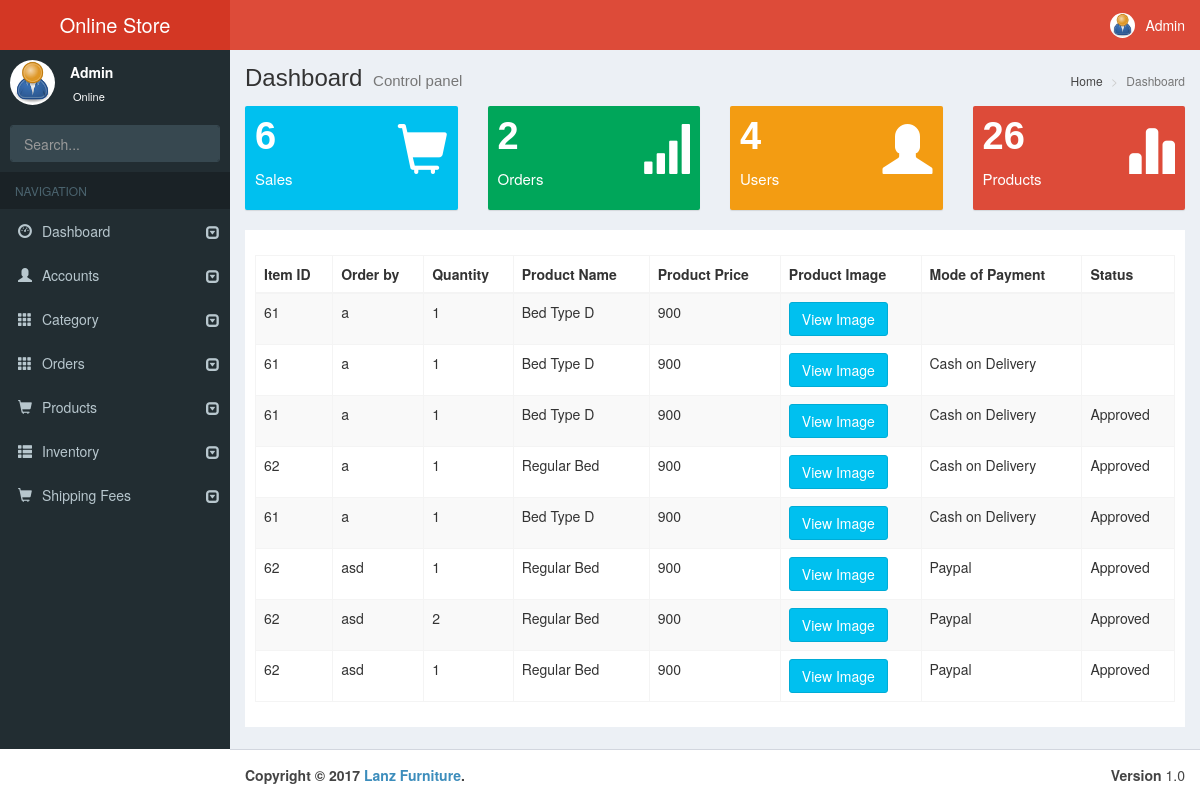
Screenshot of /admin/index.php (signed in) with the database file from the repository.
### tables this page shows
CREATE TABLE IF NOT EXISTS `tbl_cart` (
  `id` int(11) NOT NULL AUTO_INCREMENT,
  `item_id` text,
  `quantity` text,
  `username` text,
  `status` text,
  `modeofpay` text,
  `timestamp` text,
  `municipality` text,
  `address` text,
  `voucher` text,
  `total` date DEFAULT NULL,
  PRIMARY KEY (`id`)
);

CREATE TABLE IF NOT EXISTS `tbl_products` (
  `id` int(11) NOT NULL AUTO_INCREMENT,
  `prod_name` text,
  `prod_category` text,
  `prod_price` text,
  `prod_brand` text,
  `prod_model` text,
  `prod_release` text,
  `prod_dimension` text,
  `prod_displaysize` text,
  `prod_description` text,
  `editorial_review` text,
  `isfeatured` text,
  `storage_locations` text,
  `prod_status` text,
  `prod_condition` text,
  `current_stock` text,
  `min_stock` text,
  `max_stock` text,
  `prod_image` text,
  PRIMARY KEY (`id`)
);

### admin/index.php (the view, shortened to what this page needs)
<!DOCTYPE html>
<html>
<head>
  <?php include 'header.php';
  include "php/db.inc.php";
  $sql = "SELECT COUNT(*) FROM tbl_accounts";
  $result = $conn->query($sql);
  $row = $result->fetch_array();
  $userscount = $row[0];
  $sql = "SELECT COUNT(*) FROM tbl_cart where status = 'Approved'";
  $result = $conn->query($sql);
  $row = $result->fetch_array();
  $salescount = $row[0];
  $sql = "SELECT COUNT(*) FROM tbl_cart where status is null";
  $result = $conn->query($sql);
  $row = $result->fetch_array();
  $ordercount = $row[0];
  $sql = "SELECT COUNT(*) as count  FROM tbl_products";
  $result = $conn->query($sql);
  $row = $result->fetch_array();
  $prodcount = $row[0];
  ?>
</head>
<body class="hold-transition skin-red sidebar-mini">
<div class="wrapper">
  <?php include 'navbar.php';?>
  <?php include 'sidebar.php';?>
  <div class="content-wrapper">
    <section class="content-header">
      <h1>
        Dashboard
        <small>Control panel</small>
      </h1>
      <ol class="breadcrumb">
        <li><a href="#"><i class="fa fa-dashboard"></i> Home</a></li>
        <li class="active">Dashboard</li>
      </ol>
    </section>
    <section class="content">
      <div class="row">
        <div class="col-lg-3 col-xs-6">
          <div class="small-box bg-aqua">
            <div class="inner">
              <h3><?php echo $salescount;?></h3>
              <p>Sales </p>
            </div>
            <div class="icon">
              <span class="glyphicon glyphicon-shopping-cart" aria-hidden="true"></span>
            </div>
          </div>
        </div>
        <div class="col-lg-3 col-xs-6">
          <div class="small-box bg-green">
            <div class="inner">
              <h3><?php echo $ordercount;?></h3>
              <p>Orders</p>
            </div>
            <div class="icon">
              <span class="glyphicon glyphicon-signal" aria-hidden="true"></span>
            </div>
          </div>
        </div>
        <div class="col-lg-3 col-xs-6">
          <div class="small-box bg-yellow">
            <div class="inner">
              <h3><?php echo $userscount;?></h3>
              <p>Users</p>
            </div>
            <div class="icon">
              <span class="glyphicon glyphicon-user" aria-hidden="true"></span>
            </div>
          </div>
        </div>
        <div class="col-lg-3 col-xs-6">
          <div class="small-box bg-red">
            <div class="inner">
              <h3><?php echo $prodcount;?></h3>
              <p>Products</p>
            </div>
            <div class="icon">
              <span class="glyphicon glyphicon-stats" aria-hidden="true"></span>
            </div>
          </div>
        </div>
      </div>
      <section class="content" style="background-color:white;">
      <div class="row">
       <div class="box-body">
        <table id="datatable1" class="table table-bordered table-striped">
         <thead>
          <tr>
           <th>Item ID</th>
           <th>Order by</th>
           <th>Quantity</th>
           <th>Product Name</th>
           <th>Product Price</th>
           <th>Product Image</th>
           <th>Mode of Payment</th>
           <th>Status</th>
          </tr>
         </thead>
         <tbody>
          <?php
          include 'php/db.inc.php';
          $sql = "SELECT * FROM tbl_cart ORDER BY id DESC";
          $result = $conn->query($sql);
          while($row = $result->fetch_assoc()){
           echo '
           <tr>
           <td>'.$row["item_id"].'</td>
           <td>'.$row["username"].'</td>
           <td>'.$row["quantity"].'</td>';
           $sql = "SELECT * FROM tbl_products where id = ".$row["item_id"];
           $result2 = $conn->query($sql);
           $row2 = $result2->fetch_assoc();
           echo '<td>'.$row2["prod_name"].'</td>
           <td>'.$row2["prod_price"].'</td>';
           if($row2["prod_image"]!=""){
            echo '<td><a href="php/'.$row2["prod_image"].
            '" target="_blank" class="btn btn-info">View Image</a></td>';
           }else{
            echo '<td><i>No Image</i></td>';
           }
           echo '<td>'.$row["modeofpay"].'</td>';
           echo '<td>'.$row["status"].'</td>';
           echo '
           </tr>
           ';
          }
          ?>
         </tbody>
        </table>
       </div>
      </div>
     </div>
  </div>
  <?php include 'footer.php'; ?>
</body>
</html>

### rows the page displays
tbl_cart: item "61", username "a", quantity "1", tbl_products.prod_name "Bed Type D", tbl_products.prod_price "900"
tbl_cart: item "61", username "a", quantity "1", tbl_products.prod_name "Bed Type D", tbl_products.prod_price "900", modeofpay "Cash on Delivery"
tbl_cart: item "61", username "a", quantity "1", tbl_products.prod_name "Bed Type D", tbl_products.prod_price "900", modeofpay "Cash on Delivery", status "Approved"
tbl_cart: item "62", username "a", quantity "1", tbl_products.prod_name "Regular Bed", tbl_products.prod_price "900", modeofpay "Cash on Delivery", status "Approved"
tbl_cart: item "61", username "a", quantity "1", tbl_products.prod_name "Bed Type D", tbl_products.prod_price "900", modeofpay "Cash on Delivery", status "Approved"
tbl_cart: item "62", username "asd", quantity "1", tbl_products.prod_name "Regular Bed", tbl_products.prod_price "900", modeofpay "Paypal", status "Approved"
tbl_cart: item "62", username "asd", quantity "2", tbl_products.prod_name "Regular Bed", tbl_products.prod_price "900", modeofpay "Paypal", status "Approved"
tbl_cart: item "62", username "asd", quantity "1", tbl_products.prod_name "Regular Bed", tbl_products.prod_price "900", modeofpay "Paypal", status "Approved"

### other values shown
$salescount "6"
$ordercount "2"
$userscount "4"
$prodcount "26"
